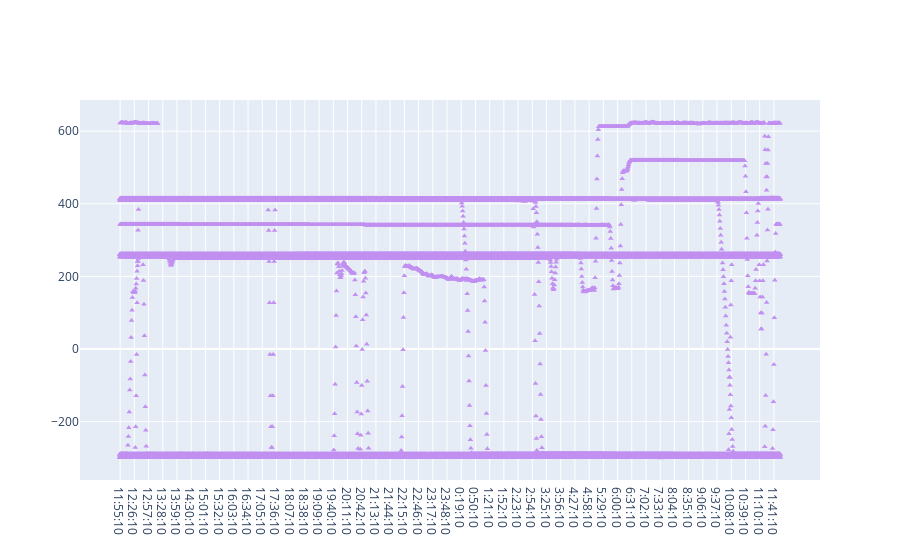

Write notebook code for a chart like this one.
### Code cell
fig = go.Figure()
fig.add_trace(go.Scatter(
    x=ConvResamp(df, '1min')['Timestamp'].values,
    y=smoothTriangle(ConvResamp(df, '1min')['Conv'].values, 5),  # setting degree to 10
    mode='markers',
    marker=dict(
        size=5,
        color='#C190F0',
        symbol='triangle-up'
    )))

fig.show()
plt.figure(figsize=(40, 10))
peaks, pts = find_peaks(ConvResamp(df, '1min')['Conv'], distance=1, height=5)
plt.plot(ConvResamp(df, '1min')['Conv'].values)
plt.plot(peaks, np.array(ConvResamp(df, '1min')['Conv'])[peaks], "x")

plt.show()

### Figure 1 — Plotly figure (JSON) as saved in the notebook; plotly's stock layout.template omitted (floating-point values rounded to 4 significant figures; data arrays with more than 128 entries replaced by an {"elided": "..."} marker saying what was removed)
{"data": [{"marker": {"color": "#C190F0", "symbol": "triangle-up", "size": 5}, "x": {"elided": "38963 str values"}, "type": "scatter", "mode": "markers", "y": {"elided": "38963 float values"}}], "layout": {}}
